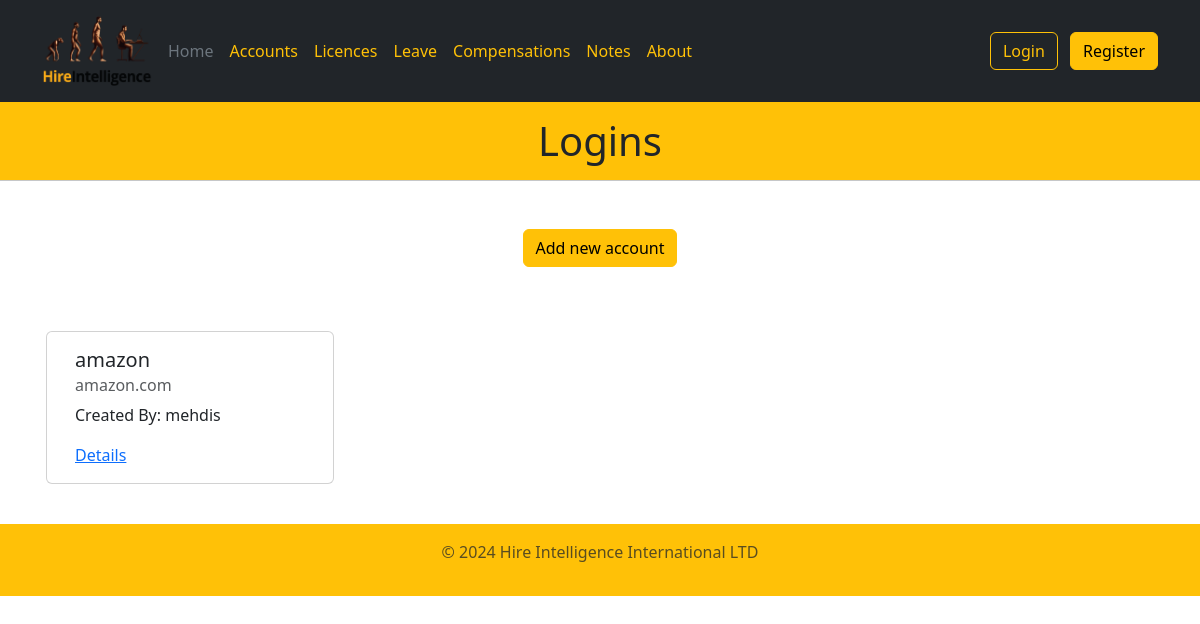
Screenshot of /accounts with the database file from the repository.
### models.py (models this page shows)
class Accounts(db.Model):
    id = db.Column(db.Integer, primary_key=True, autoincrement=True)
    date = db.Column(db.DateTime(timezone=True))
    name = db.Column(db.String, nullable = True)
    website = db.Column(db.String, nullable=True)
    username = db.Column(db.String, nullable=True)
    password = db.Column(db.String, nullable=True)
    creator = db.Column(db.String)
    note = db.Column(db.String(500))
    cost = db.Column(db.Float)
    expiry = db.Column(db.DateTime(timezone=True))

### views.py (the view)
    @app.route("/accounts", methods=("GET", "POST"))
    def accounts():
        accounts_list = list(Accounts.query.all())
        return render_template("accounts.html", title="Logins",
            year=datetime.now().year, accounts_list=accounts_list)

### templates/accounts.html (shortened to what this page needs)
{% extends "base.html" %}
{% block content %}
<h1 class="text-center">{{title}}</h1>
<hr />
<div>
<div class="mt-5 d-flex justify-content-center m-5">
  <a href="{{url_for('add_account')}}">
    <button class="btn btn-warning">Add new account</button>
  </a>
  </div>
<div class="container">
  <div class="row">
    {% for item in accounts_list %}
    <div class="card m-3" style="width: 18rem;">
        <div class="card-body">
          <h5 class="card-title">{{item.name}}</h5>
          <h6 class="card-subtitle mb-2 text-muted">
            {{ item.website }}</h6>
          <p class="card-text">Created By: {{item.creator}}</p>
          <a href="{{url_for('account_detail', account_id = item.id)}}"
          class="card-link">Details</a>
        </div>
      </div>
    {% endfor %}
</div>
</div>
</div>
{% endblock %}
{% block year %} {{year}} {% endblock %}

### static/style/style.css (style rules this page uses)
h1 { background-color: #ffc107; margin: 0px; padding: 15px; }
hr { background-color: #ffc107; margin : 0px; }

### rows the page displays
Accounts: name "amazon", website "amazon.com", creator "mehdis"

### other values shown
{{ title }} "Logins"
